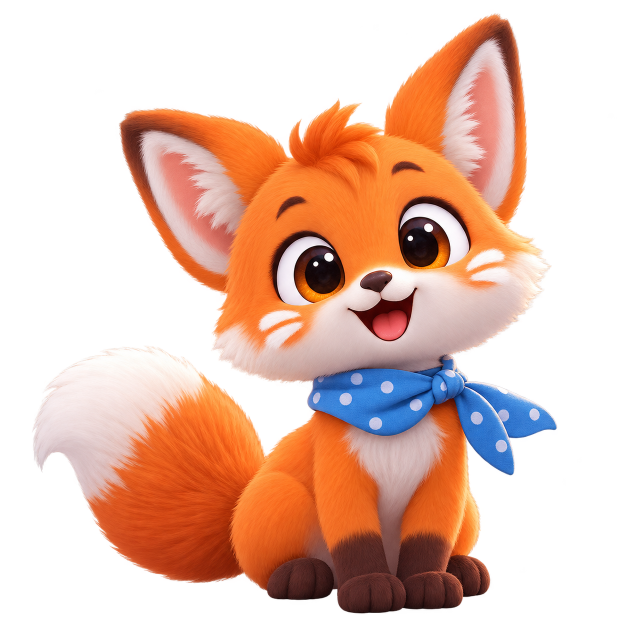
#> input picture assets/characters/miu.png, 1247 x 1261 px (shown at 1/2 size)
$ python render.py
#> lines starting #> are read from the running program, lines starting #| are printed output that depends on the picture
from PIL import Image
import asyncio,edge_tts

miu=Image.open("assets/characters/miu.png").convert("RGBA").resize((230,230))
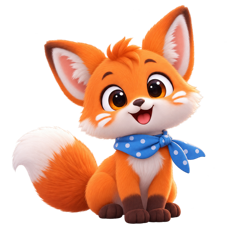
#> miu: PIL image 230x230 RGBA; mean R, G, B, A 99.4, 63.7, 48.8, 119.9; transparent parts drawn white
bong=Image.open("assets/characters/bong.png").convert("RGBA").resize((210,210))
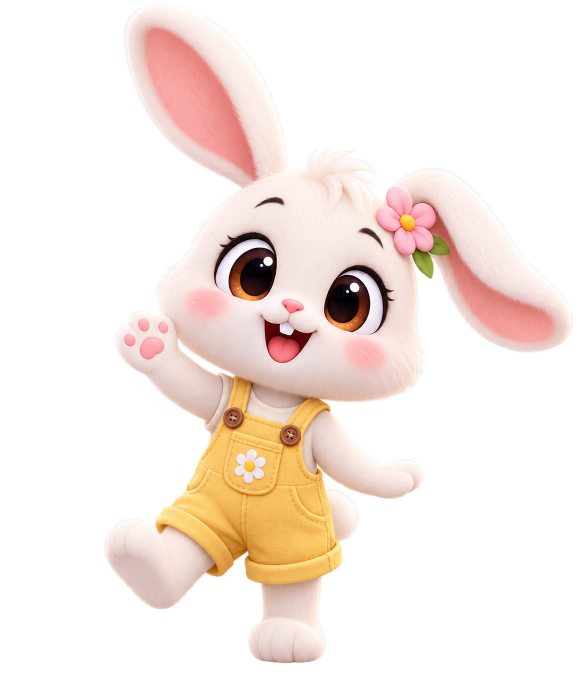
#> input picture assets/characters/bong.png, 1164 x 1351 px (shown at 1/2 size)
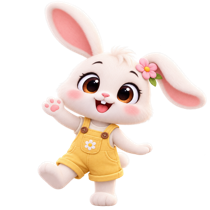
#> bong: PIL image 210x210 RGBA; mean R, G, B, A 82.2, 70.1, 63.3, 84.5; transparent parts drawn white

#> (the run stopped early here; a loop or call above may not have finished)
